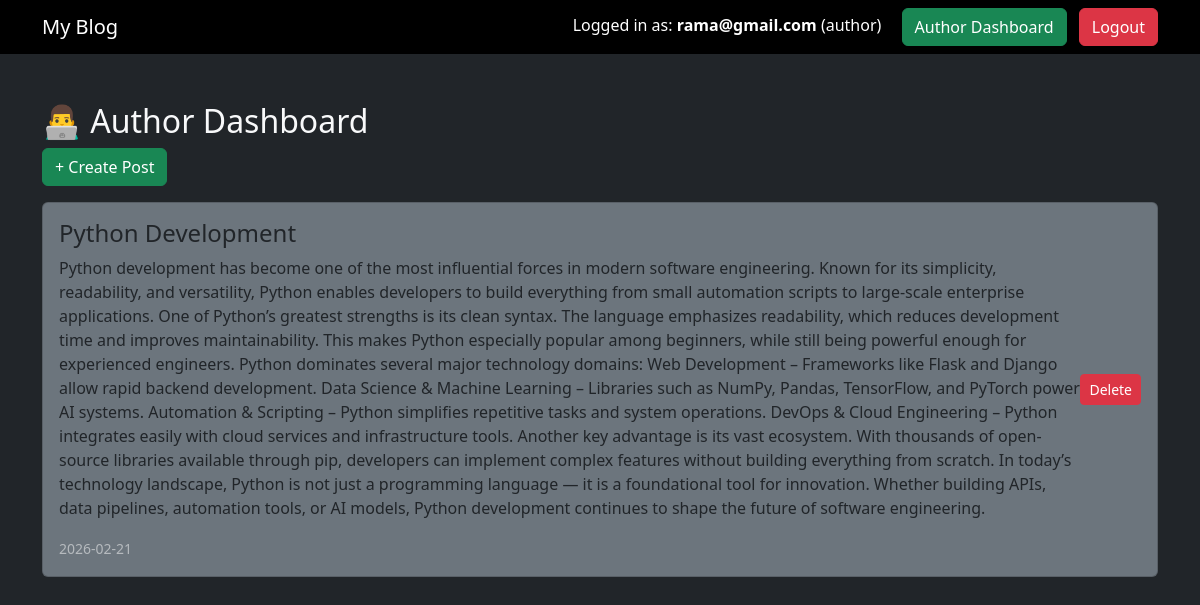
/author_dashboard (signed in), run on the app's committed database.
### models.py (models this page shows)
class User(UserMixin, db.Model):
    id = db.Column(db.Integer, primary_key=True)
    username = db.Column(db.String(100), nullable=False)
    email = db.Column(db.String(120), unique=True, nullable=False)
    password = db.Column(db.String(200), nullable=False)
    role = db.Column(db.String(20), nullable=False)
    posts = db.relationship('Post', backref='author', lazy=True)

class Post(db.Model):
    id = db.Column(db.Integer, primary_key=True)
    title = db.Column(db.String(200))
    content = db.Column(db.Text)
    date = db.Column(db.DateTime, default=datetime.utcnow)
    user_id = db.Column(db.Integer, db.ForeignKey('user.id'))

### routes.py (the view)
@app.route("/author_dashboard")
@login_required
def author_dashboard():
    if current_user.role != "author":
        return "Access denied", 403
    posts = Post.query.filter_by(user_id=current_user.id).all()
    return render_template("author_dashboard.html", posts=posts)

### app.py (called while the page is built)
@login_manager.user_loader
def load_user(user_id):
    return User.query.get(int(user_id))

### templates/author_dashboard.html
{% extends "base.html" %}
{% block content %}
<h2>👨‍💻 Author Dashboard</h2>
<a href="/create" class="btn btn-success mb-3">+ Create Post</a>
<div class="row">
    {% for post in posts %}
    <div class="col-md-12">
        <div class="card bg-secondary mb-3 p-3">
            <div class="d-flex justify-content-between align-items-center">
                <div>
                    <h4>{{ post.title }}</h4>
                    <p>{{ post.content }}</p>
                    <small class="text-white-50">{{ post.date.strftime('%Y-%m-%d') }}</small>
                </div>
                <a href="/delete/{{ post.id }}" class="btn btn-danger btn-sm"
                    onclick="return confirm('Are you sure you want to delete this post?');">Delete</a>
            </div>
        </div>
    </div>
    {% else %}
    <p>No posts created yet.</p>
    {% endfor %}
</div>
{% endblock %}

### templates/base.html (shortened to what this page needs)
<!DOCTYPE html>
<html>
<head>
    <link href="https://cdn.jsdelivr.net/npm/bootstrap@5.3.2/dist/css/bootstrap.min.css" rel="stylesheet">
</head>
<body class="bg-dark text-light">
    <nav class="navbar navbar-expand-lg navbar-dark bg-black">
        <div class="container">
            <span class="navbar-brand mb-0 h1">My Blog</span>
            <div>
                {% if current_user.is_authenticated %}
                <span class="navbar-text me-3 text-white">
                    Logged in as: <strong>{{ current_user.email }}</strong> ({{ current_user.role }})
                </span>
                {% if current_user.role == "admin" %}
                <a class="btn btn-warning me-2" href="/admin_dashboard">Admin Dashboard</a>
                {% elif current_user.role == "author" %}
                <a class="btn btn-success me-2" href="/author_dashboard">Author Dashboard</a>
                {% elif current_user.role == "user" %}
                <a class="btn btn-primary me-2" href="/user_dashboard">User Dashboard</a>
                {% endif %}
                <a class="btn btn-danger" href="/logout">Logout</a>
                {% endif %}
            </div>
        </div>
    </nav>
    <div class="container mt-5">
        {% block content %}{% endblock %}
    </div>
</body>
</html>

### data on the page
User: email "rama@gmail.com", role "author"
Post: title "Python Development", content "Python development has become one of the most influential forces in modern software engineering. Known for its simplicity, readability, and versatility, Python enables developers to build everything from small automation scripts to large-scale enterprise applications. One of Python’s greatest strengths is its clean syntax. The language emphasizes readability, which reduces development time and improves maintainability. This makes Python especially popular among beginners, while still being powerful enough for experienced engineers. Python dominates several major technology domains: Web Development – Frameworks like Flask and Django allow rapid backend development. Data Science & Machine…", date "2026-02-21"
